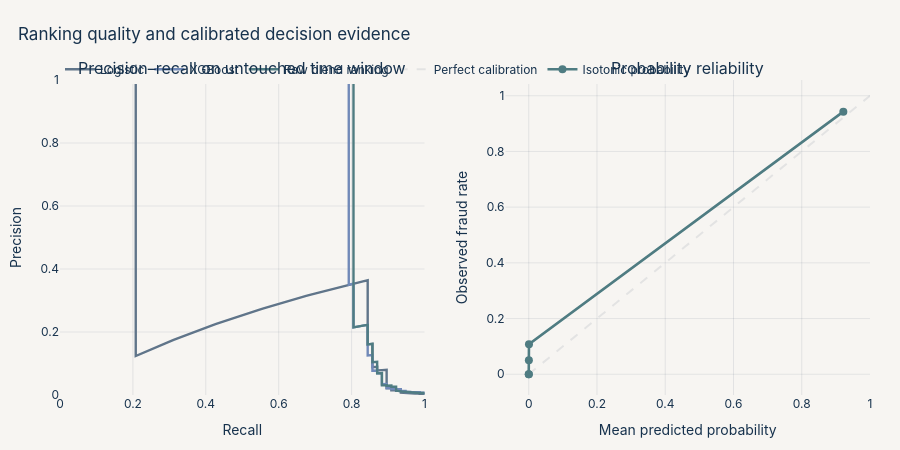

Write notebook code for a chart like this one.
### Code cell
fig = make_subplots(
    rows=1, cols=2,
    subplot_titles=("Precision–recall on untouched time window", "Probability reliability")
)
for name, probs, color in [
    ("Logistic", log_test, COLORS["slate"]),
    ("XGBoost", xgb_test, COLORS["blue"]),
    ("Raw blend ranking", raw_test, COLORS["teal"]),
]:
    precision, recall, _ = precision_recall_curve(y_test, probs, sample_weight=w_test)
    fig.add_trace(go.Scatter(
        x=recall, y=precision, mode="lines", name=name,
        line={"color": color, "width": 2.4}
    ), row=1, col=1)

prob_true, prob_pred = calibration_curve(y_test, p_test, n_bins=8, strategy="quantile")
fig.add_trace(go.Scatter(
    x=[0, 1], y=[0, 1], mode="lines", name="Perfect calibration",
    line={"color": COLORS["grid"], "dash": "dash"}
), row=1, col=2)
fig.add_trace(go.Scatter(
    x=prob_pred, y=prob_true, mode="lines+markers", name="Isotonic probability",
    line={"color": COLORS["teal"], "width": 2.6}, marker={"size": 8}
), row=1, col=2)
fig.update_xaxes(title_text="Recall", range=[0, 1], row=1, col=1)
fig.update_yaxes(title_text="Precision", range=[0, 1], row=1, col=1)
fig.update_xaxes(title_text="Mean predicted probability", row=1, col=2)
fig.update_yaxes(title_text="Observed fraud rate", row=1, col=2)
style_figure(fig, "Ranking quality and calibrated decision evidence", height=450)
show(fig)

### Figure 1 — Plotly figure (JSON) as saved in the notebook; plotly's stock layout.template omitted (floating-point values rounded to 4 significant figures; data arrays with more than 128 entries replaced by an {"elided": "..."} marker saying what was removed)
{"data": [{"line": {"color": "#60758A", "width": 2.4}, "mode": "lines", "name": "Logistic", "type": "scatter", "x": {"elided": "600 float values"}, "xaxis": "x", "y": {"elided": "600 float values"}, "yaxis": "y"}, {"line": {"color": "#7189B8", "width": 2.4}, "mode": "lines", "name": "XGBoost", "type": "scatter", "x": {"elided": "599 float values"}, "xaxis": "x", "y": {"elided": "599 float values"}, "yaxis": "y"}, {"line": {"color": "#4F7C82", "width": 2.4}, "mode": "lines", "name": "Raw blend ranking", "type": "scatter", "x": {"elided": "600 float values"}, "xaxis": "x", "y": {"elided": "600 float values"}, "yaxis": "y"}, {"line": {"color": "rgba(23,50,77,0.09)", "dash": "dash"}, "mode": "lines", "name": "Perfect calibration", "type": "scatter", "x": [0, 1], "xaxis": "x2", "y": [0, 1], "yaxis": "y2"}, {"line": {"color": "#4F7C82", "width": 2.6}, "marker": {"size": 8}, "mode": "lines+markers", "name": "Isotonic probability", "type": "scatter", "x": [0.0, 0.0002756, 0.0004317, 0.0007502, 0.9219], "xaxis": "x2", "y": [0.0, 0.0, 0.05, 0.1077, 0.9429], "yaxis": "y2"}], "layout": {"annotations": [{"font": {"size": 16}, "showarrow": false, "text": "Precision–recall on untouched time window", "x": 0.225, "xanchor": "center", "xref": "paper", "y": 1.0, "yanchor": "bottom", "yref": "paper"}, {"font": {"size": 16}, "showarrow": false, "text": "Probability reliability", "x": 0.775, "xanchor": "center", "xref": "paper", "y": 1.0, "yanchor": "bottom", "yref": "paper"}], "font": {"color": "#17324D", "family": "Inter, Aptos, Arial"}, "height": 450, "hoverlabel": {"bgcolor": "#FFFFFF", "font": {"color": "#17324D"}}, "legend": {"orientation": "h", "x": 0, "y": 1.08}, "margin": {"b": 55, "l": 60, "r": 30, "t": 80}, "paper_bgcolor": "#F7F5F2", "plot_bgcolor": "#F7F5F2", "title": {"text": "Ranking quality and calibrated decision evidence", "x": 0.02, "xanchor": "left"}, "xaxis": {"anchor": "y", "domain": [0.0, 0.45], "gridcolor": "rgba(23,50,77,0.09)", "range": [0, 1], "title": {"text": "Recall"}, "zeroline": false}, "xaxis2": {"anchor": "y2", "domain": [0.55, 1.0], "gridcolor": "rgba(23,50,77,0.09)", "title": {"text": "Mean predicted probability"}, "zeroline": false}, "yaxis": {"anchor": "x", "domain": [0.0, 1.0], "gridcolor": "rgba(23,50,77,0.09)", "range": [0, 1], "title": {"text": "Precision"}, "zeroline": false}, "yaxis2": {"anchor": "x2", "domain": [0.0, 1.0], "gridcolor": "rgba(23,50,77,0.09)", "title": {"text": "Observed fraud rate"}, "zeroline": false}}}
